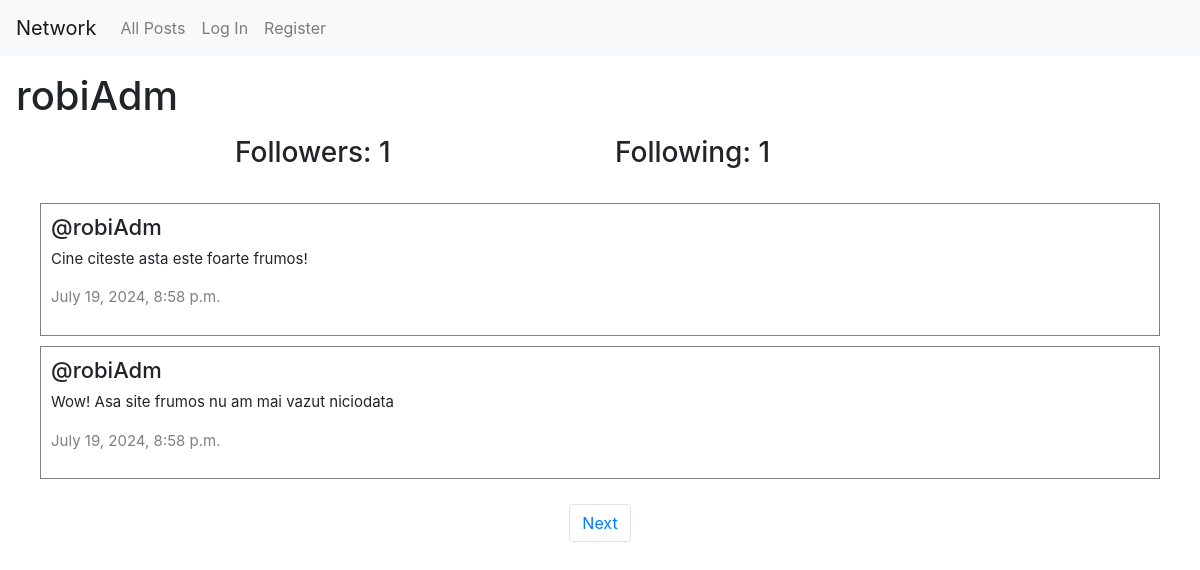
Page /profile/robiAdm on the committed database.
### network/models.py (models this page shows, shortened)
class User(AbstractUser):
    pass

class Post(models.Model):
    user = models.ForeignKey(User, on_delete=models.CASCADE, related_name="posts")
    content = models.CharField(max_length=280)
    date = models.DateTimeField(auto_now_add=True)

### network/views.py (the view)
# urls.py: path("profile/<str:user_name>", views.profile, name="profile"),
def profile(request, user_name):
    user = User.objects.get(username=user_name)
    allPosts = Post.objects.filter(user=user).order_by("id").reverse()
    following = Follow.objects.filter(user=user)
    followers = Follow.objects.filter(followingUser=user)
    try:
        checkFollow = followers.filter(user=User.objects.get(pk=request.user.id))
        if len(checkFollow) != 0:
            isFollowing = True
        else:
            isFollowing = False
    except:
        isFollowing = False
    p = Paginator(allPosts, 2)
    pageNumber = request.GET.get('page')
    postOnPage = p.get_page(pageNumber)
    return render(request, "network/profile.html" , {
        "allPosts": allPosts,
        "postOnPage": postOnPage,
        "username":user_name,
        "following": following.count(),
        "followers":followers.count(),
        "isFollowing": isFollowing,
        "userProfile": user
    })

### network/templates/network/profile.html (shortened to what this page needs)
{% extends "network/layout.html" %}
{% block body %}
    <h1 class="mx-3 my-3">{{ username }}</h1>
        <div class="container">
            <div class="row d-flex justify-content-center">
                <h3 class="col-4"> Followers: {{ followers }}</h3>
                <h3 class="col-4"> Following: {{ following }}</h3>
            </div>
        </div>
        <div class="all-posts">
            {% for post in postOnPage %}
                <div class ="row post">
                    <h5 class="username"> @{{ post.user }} </h5>
                    <p class="content"> {{ post.content }} </p>
                    <p class="date"> {{ post.date }} </p>
                </div>
            {% endfor %}
        </div>
        <nav aria-label="Page navigation example" class="mx-3">
            <ul class="pagination d-flex justify-content-center">
                {% if postOnPage.has_next %}
                    <li class="page-item"><a class="page-link" href="?page={{ postOnPage.next_page_number }}">Next</a></li>
                {% endif %}
            </ul>
          </nav>
{% endblock %}

### network/templates/network/layout.html (shortened to what this page needs)
{% load static %}
<!DOCTYPE html>
<html lang="en">
    <head>
        <link rel="stylesheet" href="https://stackpath.bootstrapcdn.com/bootstrap/4.4.1/css/bootstrap.min.css">
        <link href="{% static 'network/styles.css' %}" rel="stylesheet">
        <link rel="stylesheet" href="https://cdnjs.cloudflare.com/ajax/libs/font-awesome/4.7.0/css/font-awesome.min.css">
    </head>
    <body>
        <nav class="navbar navbar-expand-lg navbar-light bg-light">
            <a class="navbar-brand" href="{% url 'index' %}">Network</a>
            <div>
              <ul class="navbar-nav mr-auto">
                <li class="nav-item">
                  <a class="nav-link" href="{% url 'index' %}">All Posts</a>
                </li>
                {% if user.is_authenticated %}
                    <li class="nav-item">
                        <a class="nav-link" href="{% url 'following' %}">Following</a>
                    </li>
                    <li class="nav-item">
                        <a class="nav-link" href="{% url 'logout' %}">Log Out</a>
                    </li>
                {% else %}
                    <li class="nav-item">
                        <a class="nav-link" href="{% url 'login' %}">Log In</a>
                    </li>
                    <li class="nav-item">
                        <a class="nav-link" href="{% url 'register' %}">Register</a>
                    </li>
                {% endif %}
              </ul>
            </div>
          </nav>
        <div class="body">
            {% block body %}
            {% endblock %}
        </div>
    </body>
</html>

### network/static/network/styles.css (style rules this page uses)
.all-posts { display: flex; justify-content: flex-start; flex-direction: column; margin: 20px; }
.post { border: 0.1px solid gray; display: flex; justify-content: center; flex-direction: column; box-sizing: border-box; margin: 5px 20px; padding: 10px }
.content { font-size: 15px; }
.username { font-size: 22px; }
.date { color: gray; font-size: 15px; }

### rows in the picture
User: username "robiAdm"
Post: user "robiAdm", content "Cine citeste asta este foarte frumos!", date "July 19, 2024, 8:58 p.m."
Post: user "robiAdm", content "Wow! Asa site frumos nu am mai vazut niciodata", date "July 19, 2024, 8:58 p.m."

### other values in the picture
{{ followers }} "1"
{{ following }} "1"
